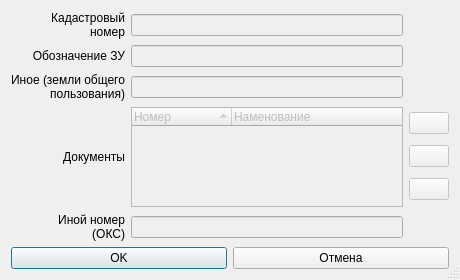
<?xml version="1.0" encoding="UTF-8"?>
<ui version="4.0">
 <class>DialogKn</class>
 <widget class="QDialog" name="DialogKn">
  <property name="geometry">
   <rect>
    <x>0</x>
    <y>0</y>
    <width>460</width>
    <height>280</height>
   </rect>
  </property>
  <property name="windowTitle">
   <string>Кадастровый номер</string>
  </property>
  <property name="windowIcon">
   <iconset resource="../resources.qrc">
    <normaloff>:/plugins/openland/icons/kn.png</normaloff>:/plugins/openland/icons/kn.png</iconset>
  </property>
  <property name="sizeGripEnabled">
   <bool>true</bool>
  </property>
  <property name="modal">
   <bool>true</bool>
  </property>
  <layout class="QGridLayout" name="gridLayout">
   <item row="0" column="0">
    <layout class="QGridLayout" name="gridLayout_2">
     <item row="1" column="1">
      <widget class="QLineEdit" name="lineEditDefinition">
       <property name="enabled">
        <bool>false</bool>
       </property>
      </widget>
     </item>
     <item row="2" column="1">
      <widget class="QLineEdit" name="lineEditOther">
       <property name="enabled">
        <bool>false</bool>
       </property>
      </widget>
     </item>
     <item row="2" column="0">
      <widget class="QLabel" name="label_2">
       <property name="text">
        <string>&lt;html&gt;&lt;head/&gt;&lt;body&gt;&lt;p align=&quot;right&quot;&gt;Иное (земли общего&lt;br/&gt;пользования)&lt;/p&gt;&lt;/body&gt;&lt;/html&gt;</string>
       </property>
      </widget>
     </item>
     <item row="3" column="0">
      <widget class="QLabel" name="label_3">
       <property name="text">
        <string>&lt;html&gt;&lt;head/&gt;&lt;body&gt;&lt;p align=&quot;right&quot;&gt;Документы&lt;/p&gt;&lt;/body&gt;&lt;/html&gt;</string>
       </property>
      </widget>
     </item>
     <item row="1" column="0">
      <widget class="QLabel" name="label">
       <property name="text">
        <string>&lt;html&gt;&lt;head/&gt;&lt;body&gt;&lt;p align=&quot;right&quot;&gt;Обозначение ЗУ&lt;/p&gt;&lt;/body&gt;&lt;/html&gt;</string>
       </property>
      </widget>
     </item>
     <item row="0" column="1">
      <widget class="QLineEdit" name="lineEditKn">
       <property name="enabled">
        <bool>false</bool>
       </property>
       <property name="maxLength">
        <number>40</number>
       </property>
      </widget>
     </item>
     <item row="3" column="1">
      <widget class="QTreeWidget" name="treeWidget">
       <property name="enabled">
        <bool>false</bool>
       </property>
       <property name="sortingEnabled">
        <bool>true</bool>
       </property>
       <column>
        <property name="text">
         <string>Номер</string>
        </property>
       </column>
       <column>
        <property name="text">
         <string>Наменование</string>
        </property>
       </column>
      </widget>
     </item>
     <item row="0" column="0">
      <widget class="QLabel" name="label_4">
       <property name="text">
        <string>&lt;html&gt;&lt;head/&gt;&lt;body&gt;&lt;p align=&quot;right&quot;&gt;Кадастровый &lt;br/&gt;номер&lt;/p&gt;&lt;/body&gt;&lt;/html&gt;</string>
       </property>
      </widget>
     </item>
     <item row="4" column="0">
      <widget class="QLabel" name="label_5">
       <property name="text">
        <string>&lt;html&gt;&lt;head/&gt;&lt;body&gt;&lt;p align=&quot;right&quot;&gt;Иной номер&lt;br/&gt;(ОКС)&lt;/p&gt;&lt;/body&gt;&lt;/html&gt;</string>
       </property>
      </widget>
     </item>
     <item row="4" column="1">
      <widget class="QLineEdit" name="lineEditNumber">
       <property name="enabled">
        <bool>false</bool>
       </property>
      </widget>
     </item>
     <item row="3" column="2">
      <layout class="QVBoxLayout" name="verticalLayout">
       <item>
        <widget class="QPushButton" name="pushButtonAddDocument">
         <property name="enabled">
          <bool>false</bool>
         </property>
         <property name="text">
          <string/>
         </property>
         <property name="icon">
          <iconset resource="../resources.qrc">
           <normaloff>:/plugins/openland/icons/symbol_add.png</normaloff>:/plugins/openland/icons/symbol_add.png</iconset>
         </property>
        </widget>
       </item>
       <item>
        <widget class="QPushButton" name="pushButtonEditDocument">
         <property name="enabled">
          <bool>false</bool>
         </property>
         <property name="text">
          <string/>
         </property>
         <property name="icon">
          <iconset resource="../resources.qrc">
           <normaloff>:/plugins/openland/icons/edit.png</normaloff>:/plugins/openland/icons/edit.png</iconset>
         </property>
        </widget>
       </item>
       <item>
        <widget class="QPushButton" name="pushButtonDelDocument">
         <property name="enabled">
          <bool>false</bool>
         </property>
         <property name="text">
          <string/>
         </property>
         <property name="icon">
          <iconset resource="../resources.qrc">
           <normaloff>:/plugins/openland/icons/symbol_remove.png</normaloff>:/plugins/openland/icons/symbol_remove.png</iconset>
         </property>
        </widget>
       </item>
      </layout>
     </item>
    </layout>
   </item>
   <item row="1" column="0">
    <layout class="QHBoxLayout" name="horizontalLayout">
     <item>
      <widget class="QPushButton" name="pushButtonSave">
       <property name="text">
        <string>OK</string>
       </property>
       <property name="icon">
        <iconset resource="../resources.qrc">
         <normaloff>:/plugins/openland/icons/save.png</normaloff>:/plugins/openland/icons/save.png</iconset>
       </property>
       <property name="default">
        <bool>true</bool>
       </property>
      </widget>
     </item>
     <item>
      <widget class="QPushButton" name="pushButtonClose">
       <property name="text">
        <string>Отмена</string>
       </property>
       <property name="icon">
        <iconset resource="../resources.qrc">
         <normaloff>:/plugins/openland/icons/close.png</normaloff>:/plugins/openland/icons/close.png</iconset>
       </property>
      </widget>
     </item>
    </layout>
   </item>
  </layout>
 </widget>
 <tabstops>
  <tabstop>lineEditKn</tabstop>
  <tabstop>lineEditDefinition</tabstop>
  <tabstop>lineEditOther</tabstop>
  <tabstop>treeWidget</tabstop>
  <tabstop>pushButtonAddDocument</tabstop>
  <tabstop>pushButtonEditDocument</tabstop>
  <tabstop>pushButtonDelDocument</tabstop>
  <tabstop>lineEditNumber</tabstop>
  <tabstop>pushButtonSave</tabstop>
  <tabstop>pushButtonClose</tabstop>
 </tabstops>
 <resources>
  <include location="../resources.qrc"/>
 </resources>
 <connections>
  <connection>
   <sender>treeWidget</sender>
   <signal>doubleClicked(QModelIndex)</signal>
   <receiver>pushButtonEditDocument</receiver>
   <slot>click()</slot>
   <hints>
    <hint type="sourcelabel">
     <x>250</x>
     <y>159</y>
    </hint>
    <hint type="destinationlabel">
     <x>434</x>
     <y>172</y>
    </hint>
   </hints>
  </connection>
 </connections>
</ui>
